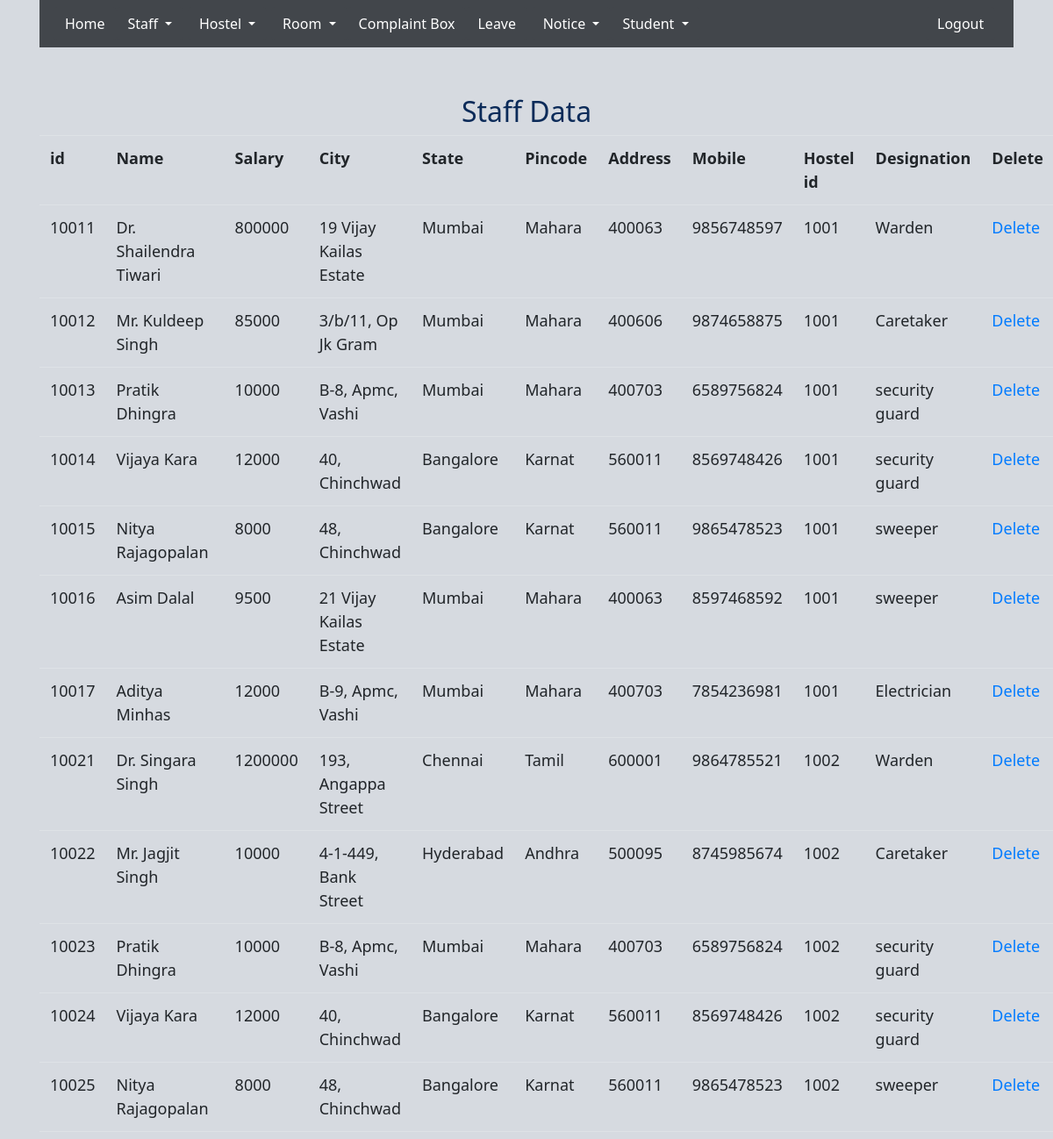
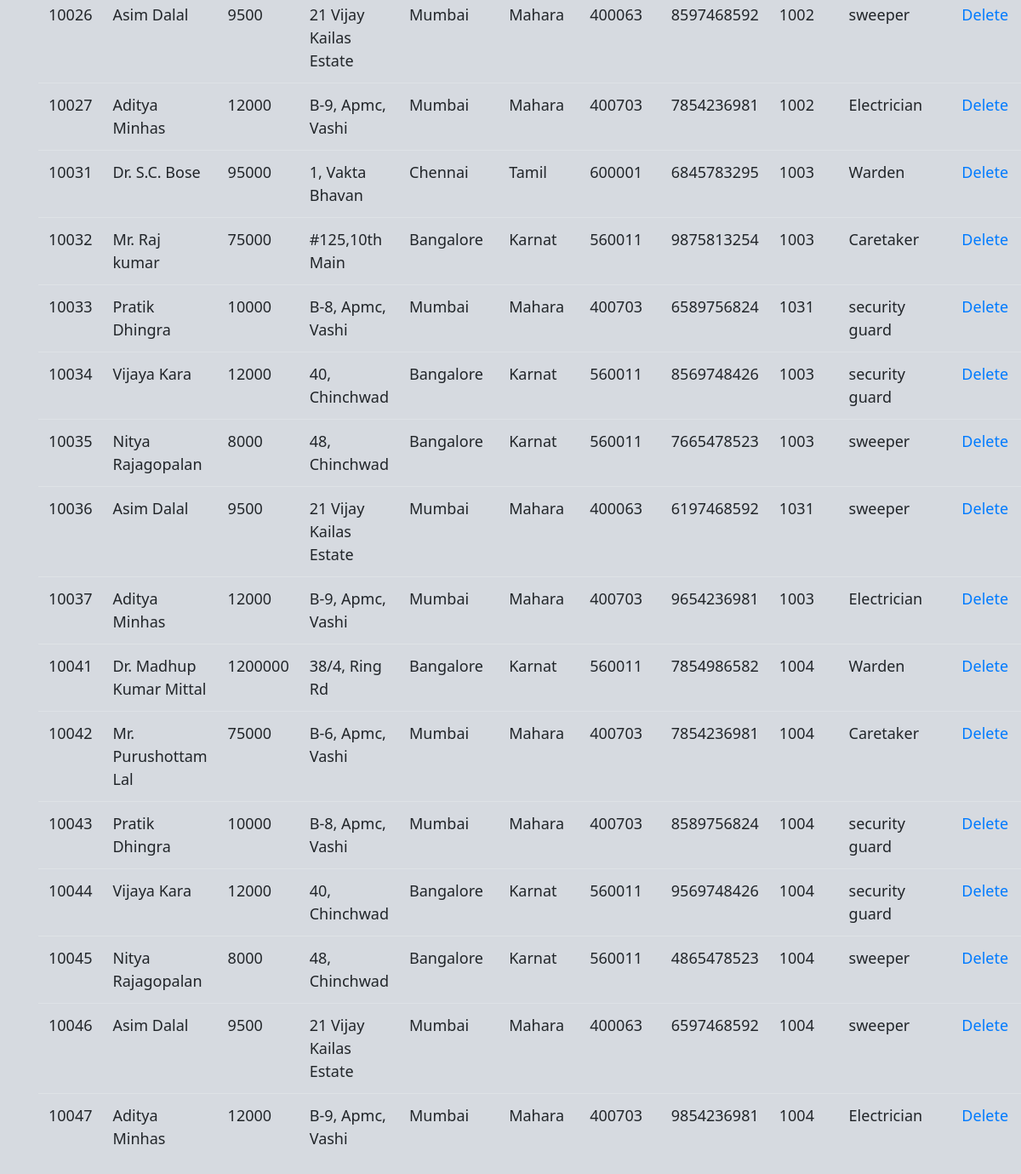
Page /staff_view.php on the earlier database version (2 pictures, top to bottom).
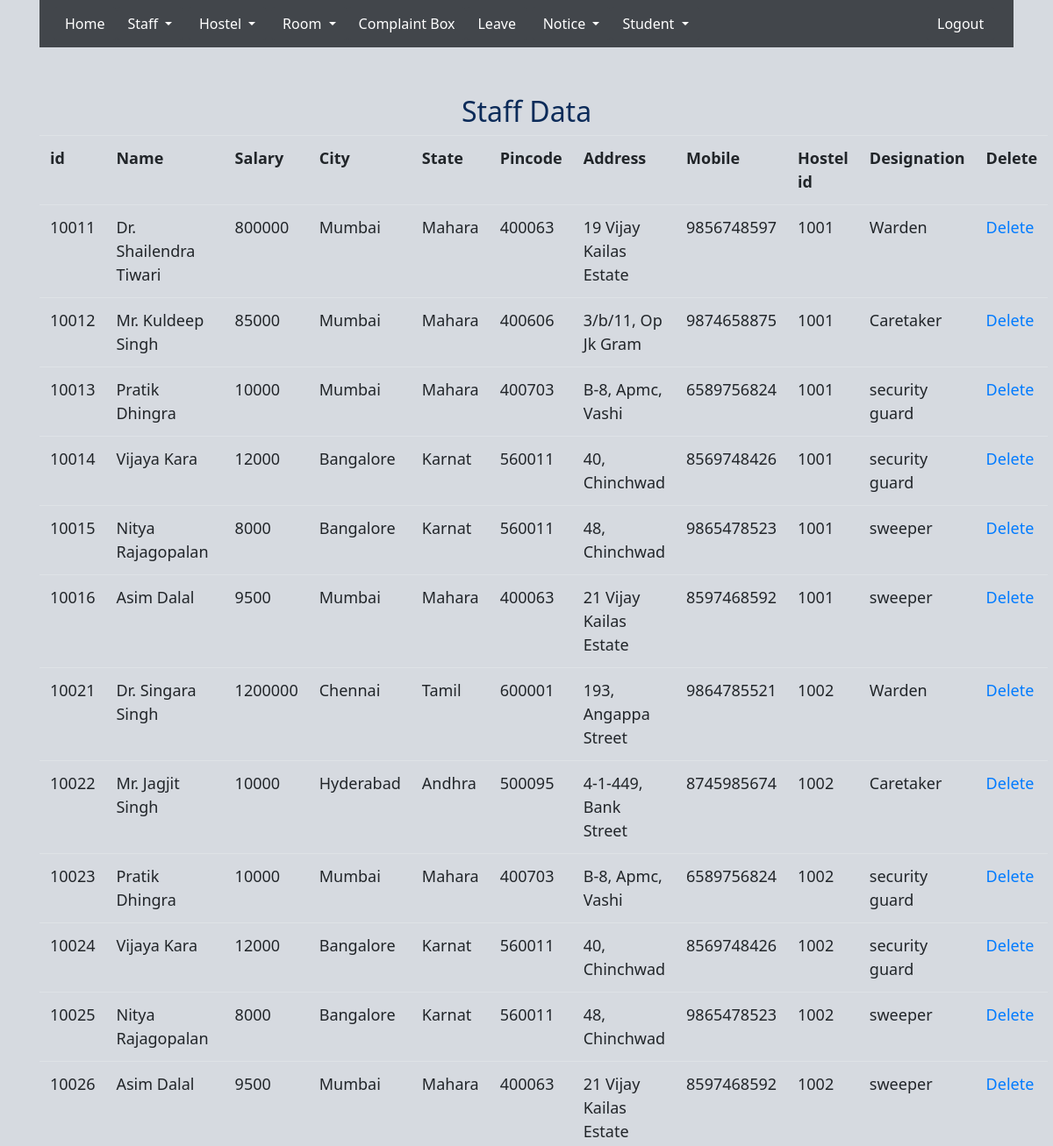
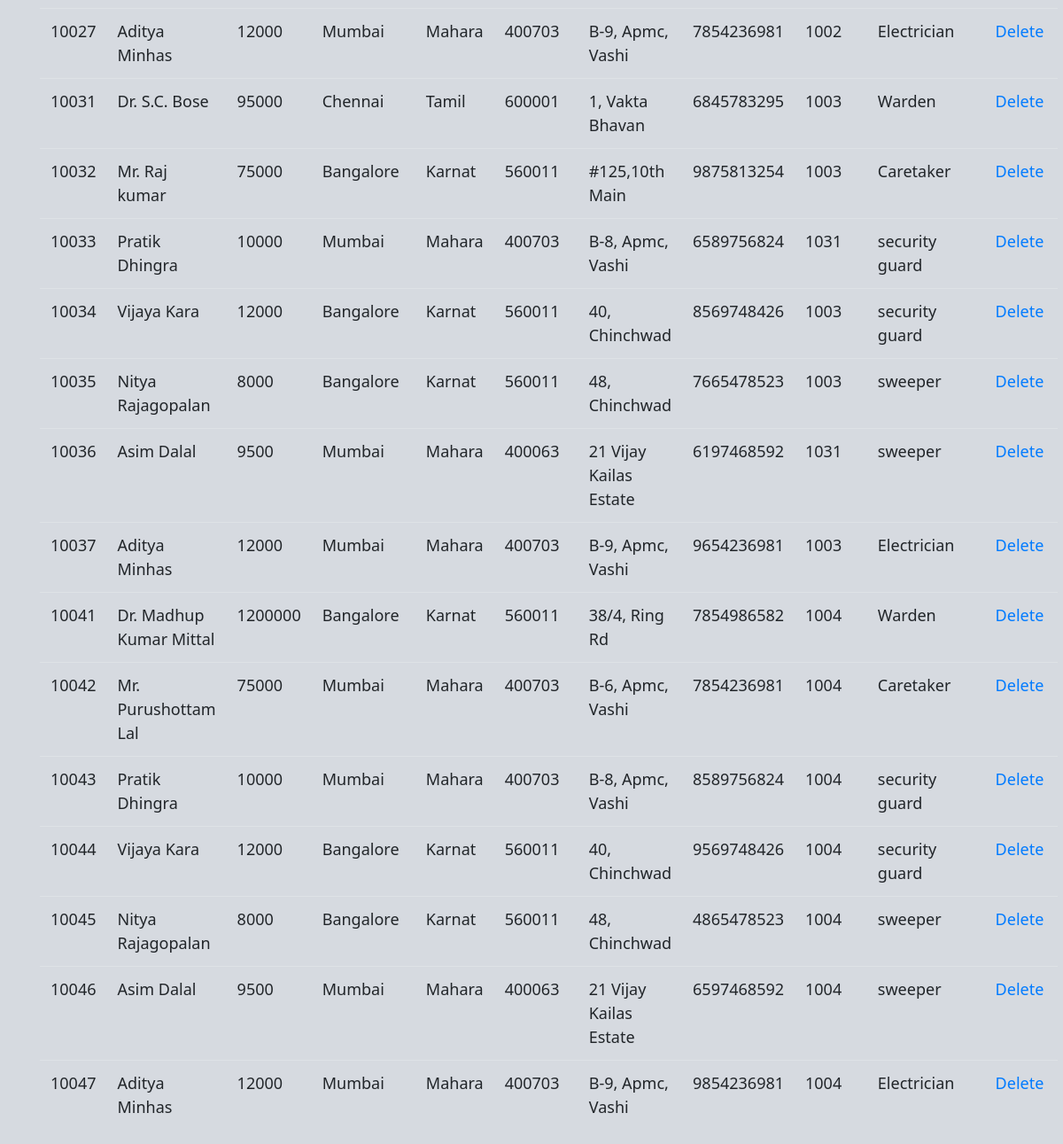
Same page on the later database version (2 pictures, top to bottom).
### tables this page shows
CREATE TABLE `staff` (
  `emp_id` varchar(10) NOT NULL,
  `emp_name` varchar(50) NOT NULL,
  `emp_salary` int(11) NOT NULL,
  `city` varchar(40) NOT NULL,
  `state` varchar(40) NOT NULL,
  `pincode` varchar(6) NOT NULL,
  `address` varchar(200) NOT NULL,
  `mobile_number` varchar(12) NOT NULL,
  `hostel_id` varchar(10) NOT NULL,
  `designation` varchar(30) NOT NULL,
  `view` int(11) NOT NULL DEFAULT '1'
);

### staff_view.php (the view, shortened to what this page needs)
<!DOCTYPE html>
<html>
<head>
		<link href="css/bootstrap-4.4.1.css" rel="stylesheet" type="text/css">
<link href="css/style.css" rel="stylesheet" type="text/css">
</head>
<body>
<div class="container">
  <nav class="navbar navbar-expand-lg navbar-light bg-light">
    <div class="collapse navbar-collapse" id="navbarSupportedContent1">
      <ul class="navbar-nav mr-auto">
        <li><button type="button" class="btn btn-primary" onclick="window.location.href='admin_login.php'" >Home</button></li>
        <li><div class="btn-group">
  <button type="button" class="btn btn-primary dropdown-toggle" data-toggle="dropdown" aria-haspopup="true" aria-expanded="false">
    Staff
  </button>
</div>
</li>
        <li class="nav-item">&nbsp;</li>
      <li><div class="btn-group">
  <button type="button" class="btn btn-primary dropdown-toggle" data-toggle="dropdown" aria-haspopup="true" aria-expanded="false">
    Hostel
  </button>
</div>
</li>
        <li class="nav-item">&nbsp;</li>
      <li><div class="btn-group">
  <button type="button" class="btn btn-primary dropdown-toggle" data-toggle="dropdown" aria-haspopup="true" aria-expanded="false">
    Room
  </button>
</div>
</li>
        <li><button type="button" class="btn btn-primary" onclick="window.location.href='complaint_view.php'" >Complaint Box</button></li>
        <li><button type="button" class="btn btn-primary" onclick="window.location.href='leave_view.php'" > Leave </button></li>
        <li class="nav-item">&nbsp;</li>
      <li><div class="btn-group">
  <button type="button" class="btn btn-primary dropdown-toggle" data-toggle="dropdown" aria-haspopup="true" aria-expanded="false">
    Notice
  </button>
</div>
</li>
<li><div class="btn-group">
  <button type="button" class="btn btn-primary dropdown-toggle" data-toggle="dropdown" aria-haspopup="true" aria-expanded="false">
    Student
  </button>
</div>
<li class="nav-item"></li>
<li><button type="button" class="btn btn-primary" onclick="window.location.href='logout.php'" >Logout</button></li>
</li>
     </ul>
    </div>
  </nav>
<br><br>
	<caption><h2>Staff Data</h2></caption>
	<table class="table table-hover">
		<tr>
			<th>id</th>
			<th>Name</th>
			<th>Salary</th>
			<th>City</th>
			<th>State</th>
			<th>Pincode</th>
			<th>Address</th>
			<th>Mobile</th>
			<th>Hostel id</th>
			<th>Designation</th>
			<th>Delete</th>
		</tr>
<?php
$ViewQuery="SELECT *
            FROM staff
            WHERE view = 1 " ;
$Execute=mysql_query($ViewQuery);
while($DataRows=mysql_fetch_array($Execute)){
	$Emp_id=$DataRows['emp_id'];
	$Emp_name=$DataRows['emp_name'];
	$Emp_salary=$DataRows['emp_salary'];
	$City=$DataRows['city'];
	$State=$DataRows['state'];
	$Pincode=$DataRows['pincode'];
	$Address=$DataRows['address'];
	$Mobile_number=$DataRows['mobile_number'];
	$Hostel_id=$DataRows['hostel_id'];
	$Designation=$DataRows['designation'];
 ?>
 <tr>
<td><?php echo $Emp_id ;?></td>
<td><?php echo $Emp_name; ?></td>
<td><?php echo $Emp_salary; ?></td>
<td><?php echo $City; ?></td>
<td><?php echo $State; ?></td>
<td><?php echo $Pincode; ?></td>
<td><?php echo $Address; ?></td>
<td><?php echo $Mobile_number; ?></td>
<td><?php echo $Hostel_id; ?></td>
<td><?php echo $Designation; ?></td>
<td><a href="Staff_Delete.php?Delete=<?php echo $Emp_id; ?>"> Delete</a></td>
</tr>
<?php } ?>
	</table>
</body>
</html>

Differences in the rows shown:
removed staff: emp_id "10017", emp_name "Aditya Minhas", emp_salary "12000", city "B-9, Apmc, Vashi", state "Mumbai", pincode "Mahara", address "400703", mobile_number "7854236981", hostel "1001", designation "Electrician"
changed staff "Dr. Shailendra Tiwari": city "19 Vijay Kailas Estate" → "Mumbai"; state "Mumbai" → "Mahara"; pincode "Mahara" → "400063"; address "400063" → "19 Vijay Kailas Estate"
changed staff "Mr. Kuldeep Singh": city "3/b/11, Op Jk Gram" → "Mumbai"; state "Mumbai" → "Mahara"; pincode "Mahara" → "400606"; address "400606" → "3/b/11, Op Jk Gram"
changed staff id 10013: city "B-8, Apmc, Vashi" → "Mumbai"; state "Mumbai" → "Mahara"; pincode "Mahara" → "400703"; address "400703" → "B-8, Apmc, Vashi"
changed staff id 10014: city "40, Chinchwad" → "Bangalore"; state "Bangalore" → "Karnat"; pincode "Karnat" → "560011"; address "560011" → "40, Chinchwad"
changed staff id 10015: city "48, Chinchwad" → "Bangalore"; state "Bangalore" → "Karnat"; pincode "Karnat" → "560011"; address "560011" → "48, Chinchwad"
changed staff id 10016: city "21 Vijay Kailas Estate" → "Mumbai"; state "Mumbai" → "Mahara"; pincode "Mahara" → "400063"; address "400063" → "21 Vijay Kailas Estate"
changed staff "Dr. Singara Singh": city "193, Angappa Street" → "Chennai"; state "Chennai" → "Tamil"; pincode "Tamil" → "600001"; address "600001" → "193, Angappa Street"
changed staff "Mr. Jagjit Singh": city "4-1-449, Bank Street" → "Hyderabad"; state "Hyderabad" → "Andhra"; pincode "Andhra" → "500095"; address "500095" → "4-1-449, Bank Street"
changed staff id 10023: city "B-8, Apmc, Vashi" → "Mumbai"; state "Mumbai" → "Mahara"; pincode "Mahara" → "400703"; address "400703" → "B-8, Apmc, Vashi"
changed staff id 10024: city "40, Chinchwad" → "Bangalore"; state "Bangalore" → "Karnat"; pincode "Karnat" → "560011"; address "560011" → "40, Chinchwad"
changed staff id 10025: city "48, Chinchwad" → "Bangalore"; state "Bangalore" → "Karnat"; pincode "Karnat" → "560011"; address "560011" → "48, Chinchwad"
changed staff id 10026: city "21 Vijay Kailas Estate" → "Mumbai"; state "Mumbai" → "Mahara"; pincode "Mahara" → "400063"; address "400063" → "21 Vijay Kailas Estate"
changed staff id 10027: city "B-9, Apmc, Vashi" → "Mumbai"; state "Mumbai" → "Mahara"; pincode "Mahara" → "400703"; address "400703" → "B-9, Apmc, Vashi"
changed staff "Dr. S.C. Bose": city "1, Vakta Bhavan" → "Chennai"; state "Chennai" → "Tamil"; pincode "Tamil" → "600001"; address "600001" → "1, Vakta Bhavan"
changed staff "Mr. Raj kumar": city "#125,10th Main" → "Bangalore"; state "Bangalore" → "Karnat"; pincode "Karnat" → "560011"; address "560011" → "#125,10th Main"
changed staff id 10033: city "B-8, Apmc, Vashi" → "Mumbai"; state "Mumbai" → "Mahara"; pincode "Mahara" → "400703"; address "400703" → "B-8, Apmc, Vashi"
changed staff id 10034: city "40, Chinchwad" → "Bangalore"; state "Bangalore" → "Karnat"; pincode "Karnat" → "560011"; address "560011" → "40, Chinchwad"
changed staff id 10035: city "48, Chinchwad" → "Bangalore"; state "Bangalore" → "Karnat"; pincode "Karnat" → "560011"; address "560011" → "48, Chinchwad"
changed staff id 10036: city "21 Vijay Kailas Estate" → "Mumbai"; state "Mumbai" → "Mahara"; pincode "Mahara" → "400063"; address "400063" → "21 Vijay Kailas Estate"
changed staff id 10037: city "B-9, Apmc, Vashi" → "Mumbai"; state "Mumbai" → "Mahara"; pincode "Mahara" → "400703"; address "400703" → "B-9, Apmc, Vashi"
changed staff "Dr. Madhup Kumar Mittal": city "38/4, Ring Rd" → "Bangalore"; state "Bangalore" → "Karnat"; pincode "Karnat" → "560011"; address "560011" → "38/4, Ring Rd"
changed staff "Mr. Purushottam Lal": city "B-6, Apmc, Vashi" → "Mumbai"; state "Mumbai" → "Mahara"; pincode "Mahara" → "400703"; address "400703" → "B-6, Apmc, Vashi"
changed staff id 10043: city "B-8, Apmc, Vashi" → "Mumbai"; state "Mumbai" → "Mahara"; pincode "Mahara" → "400703"; address "400703" → "B-8, Apmc, Vashi"
changed staff id 10044: city "40, Chinchwad" → "Bangalore"; state "Bangalore" → "Karnat"; pincode "Karnat" → "560011"; address "560011" → "40, Chinchwad"
changed staff id 10045: city "48, Chinchwad" → "Bangalore"; state "Bangalore" → "Karnat"; pincode "Karnat" → "560011"; address "560011" → "48, Chinchwad"
changed staff id 10046: city "21 Vijay Kailas Estate" → "Mumbai"; state "Mumbai" → "Mahara"; pincode "Mahara" → "400063"; address "400063" → "21 Vijay Kailas Estate"
changed staff id 10047: city "B-9, Apmc, Vashi" → "Mumbai"; state "Mumbai" → "Mahara"; pincode "Mahara" → "400703"; address "400703" → "B-9, Apmc, Vashi"
